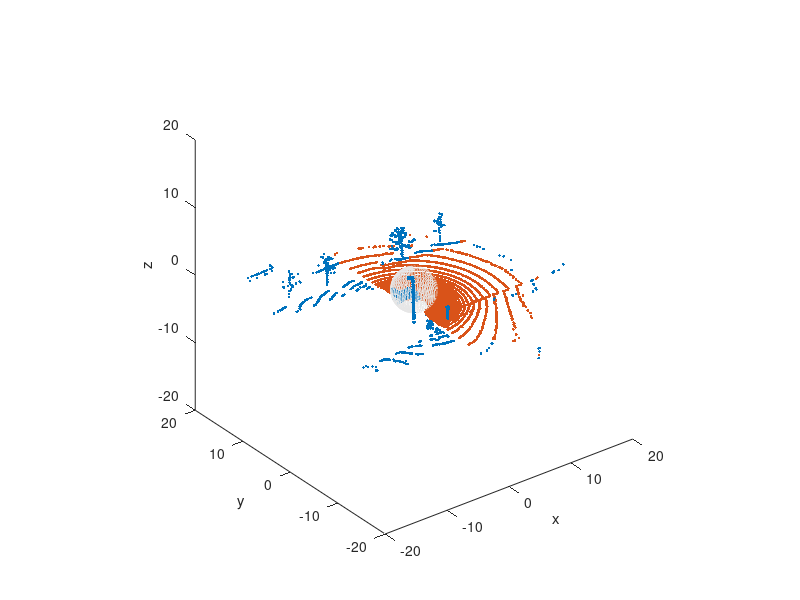

This figure's MATLAB source: (Note: this script raises an error after producing the figure.)
clc;
clear all;
pcls = csvread('isuzu_transformed.csv');
% plot the data
plot3(pcls(:,1), pcls(:,2), pcls(:,3),'.');
hold on;
xlabel('x')
ylabel('y')
zlabel('z')

%% preprocessing
% remove vehicle point clouds
id = sqrt(sum(pcls.^2,2)) > 3.0;
pcls = pcls(id,:);

% remove point clouds behine
id = pcls(:,1) > -1.0;
pcls = pcls(id,:);

% remove non-ground point clouds
idz = pcls(:,3) > -2.6 & pcls(:,3) < -1.85;
pcls = pcls(idz,:);

% remove any data outside 20 meters radius
%id = sqrt(sum(pcls.^2,2)) <= 20.0;
%pcls = pcls(id,:);

% plot the data
plot3(pcls(:,1), pcls(:,2), pcls(:,3),'.');
hold on;

%% plot 3D ball
r = 3.0;
[x,y,z] = sphere(50);
x = x*r;
y = y*r;
z = z*r;
lightGrey = 0.9*[1 1 1]; % It looks better if the lines are lighter
surface(x,y,z,'FaceColor', 'none','EdgeColor',lightGrey)
hold on;

axis square
xlim([-20 20]);
ylim([-20 20]);
zlim([-20,20]);

%% ring container
ring = cell(1,30);
for i = 1:size(pcls,1)
    rid = getRingID(pcls(i,1), pcls(i,2), pcls(i,3));
    ring{rid} = [ring{rid}; pcls(i,:)];
end

i = 25;
angle = atan2(ring{i}(:,2), ring{i}(:,1)) .* 180/pi;
figure;
plot(angle, ring{i}(:,3), 'o-');
hold on;

f = fit(angle, ring{i}(:,3), 'smoothingspline', 'SmoothingParam', 0.005);
plot(f);

figure;
deriv = differentiate(f,angle);
plot(angle, deriv);
hold on
plot([-80,100], [0,0], '--');



%for i = 1:length(ring)
%    angle = atan2(ring{i}(:,2), ring{i}(:,1)) .* 180/pi;
%    figure;
%    plot(angle, ring{i}(:,3),'o-');
%end

n = size(ring{26}(:,3),1);
% get xy-plane angle for each points

s = spline(1:n, ring{26}(:,3));

